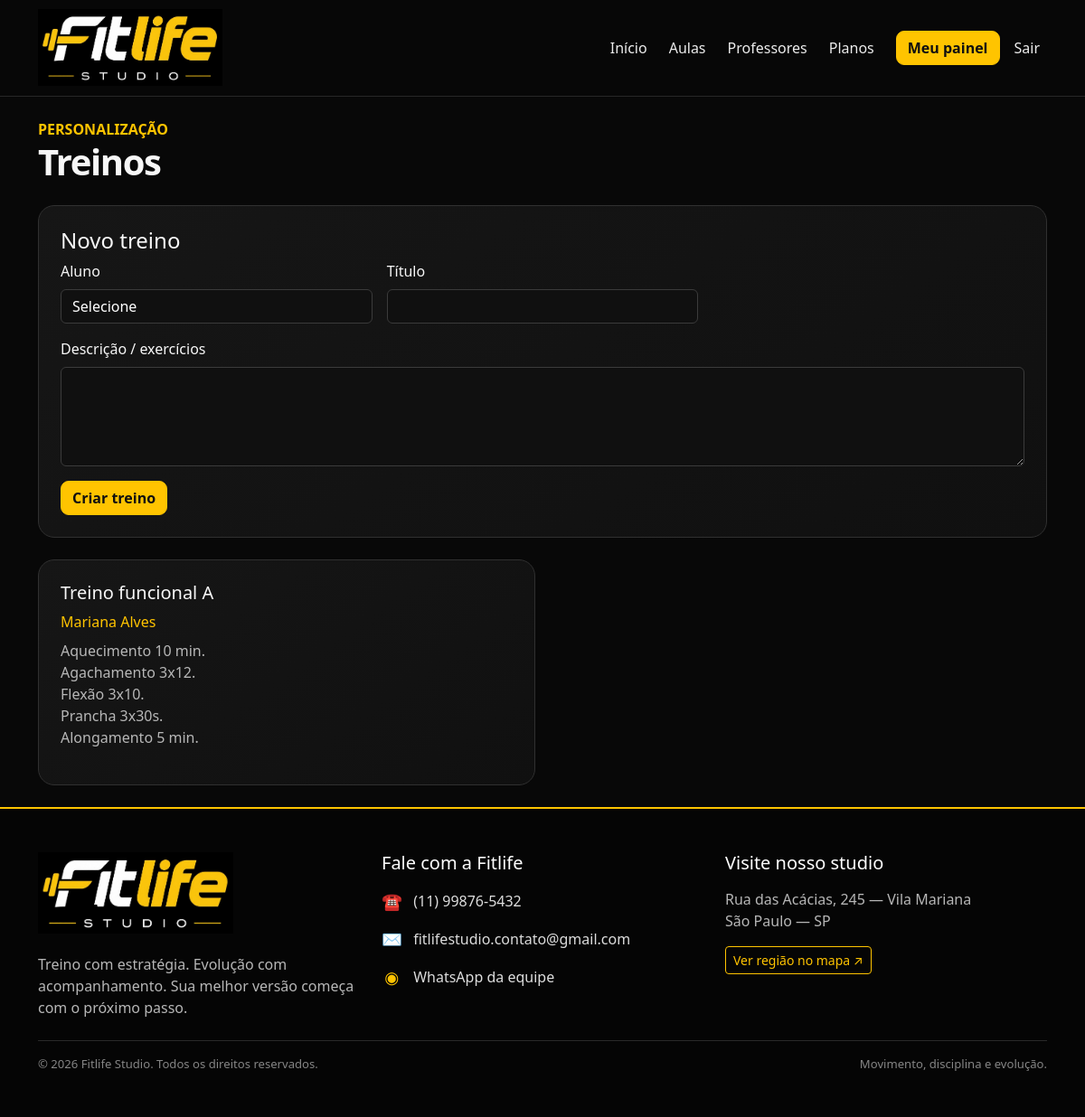
/professor/treinos.php (signed in), run on the app's committed database.
### tables this page shows
CREATE TABLE treinos (
    id INT AUTO_INCREMENT PRIMARY KEY,
    aluno_id INT NOT NULL,
    professor_id INT,
    titulo VARCHAR(150) NOT NULL,
    descricao TEXT NOT NULL,
    criado_em TIMESTAMP DEFAULT CURRENT_TIMESTAMP,
    FOREIGN KEY (aluno_id) REFERENCES alunos(id) ON DELETE CASCADE,
    FOREIGN KEY (professor_id) REFERENCES professores(id) ON DELETE SET NULL
);

CREATE TABLE usuarios (
    id INT AUTO_INCREMENT PRIMARY KEY,
    nome VARCHAR(120) NOT NULL,
    email VARCHAR(160) NOT NULL UNIQUE,
    senha VARCHAR(255) NOT NULL,
    perfil ENUM('admin', 'professor', 'aluno') NOT NULL DEFAULT 'aluno',
    ativo TINYINT(1) NOT NULL DEFAULT 1,
    criado_em TIMESTAMP DEFAULT CURRENT_TIMESTAMP
);

### professor/treinos.php (the view, shortened to what this page needs)
<?php
require __DIR__.'/../config/conexao.php';require __DIR__.'/../includes/auth.php';exigirPerfil('professor');
$stmt=$pdo->prepare("SELECT id FROM professores WHERE usuario_id=?");$stmt->execute([$_SESSION['usuario']['id']]);$pid=$stmt->fetchColumn();
$stmt=$pdo->prepare("SELECT t.titulo,t.descricao,u.nome aluno FROM treinos t JOIN alunos al ON al.id=t.aluno_id JOIN usuarios u ON u.id=al.usuario_id WHERE t.professor_id=? ORDER BY t.criado_em DESC");$stmt->execute([$pid]);$treinos=$stmt->fetchAll();
$titulo='Treinos';include __DIR__.'/../includes/header.php';
?>
<div class="mb-4"><span class="text-fit fw-bold">PERSONALIZAÇÃO</span><h1 class="dashboard-title">Treinos</h1></div>
<div class="fit-card p-4 mb-4"><h4>Novo treino</h4><form method="post" class="row g-3"><div class="col-md-4"><label class="form-label">Aluno</label><select class="form-select" name="aluno_id" required><option value="">Selecione</option><?php foreach($alunos as $a): ?><option value="<?=$a['id']?>"><?=htmlspecialchars($a['nome'])?></option><?php endforeach;?></select></div><div class="col-md-4"><label class="form-label">Título</label><input class="form-control" name="titulo" required></div><div class="col-md-12"><label class="form-label">Descrição / exercícios</label><textarea class="form-control" name="descricao" rows="4" required></textarea></div><div><button class="btn btn-fit">Criar treino</button></div></form></div>
<div class="row g-3"><?php foreach($treinos as $t): ?><div class="col-md-6"><div class="fit-card p-4"><h5><?=htmlspecialchars($t['titulo'])?></h5><div class="text-fit"><?=htmlspecialchars($t['aluno'])?></div><p class="muted mt-2"><?=nl2br(htmlspecialchars($t['descricao']))?></p></div></div><?php endforeach;?></div>
<?php include __DIR__.'/../includes/footer.php'; ?>

### css/style.css (style rules this page uses)
:root { --fit-dark: #080808; --fit-card: #121212; --fit-yellow: #ffc400; --fit-yellow-light: #ffda42; --fit-muted: #b7b7b7; --fit-border: #303030; }
* { box-sizing: border-box; }
html { scroll-behavior: smooth; }
body { background:var(--fit-dark); color:#f7f7f7; min-height:100vh; }
.btn-fit { background:var(--fit-yellow); color:#101010; font-weight:800; border:1px solid var(--fit-yellow); border-radius:9px; transition:transform .2s ease, background .2s ease, box-shadow .2s ease; }
.text-fit { color:var(--fit-yellow); }
.muted { color:var(--fit-muted); }
.fit-card { background:linear-gradient(145deg,#161616,#101010); border:1px solid var(--fit-border); border-radius:18px; transition:border-color .25s ease, transform .25s ease, box-shadow .25s ease; }
.form-control, .form-select { background:#101010; border-color:#3b3b3b; color:#fff; }
.form-control::placeholder { color:#858585; }
.dashboard-title { font-weight:850; letter-spacing:-.035em; }

### data on the page
treinos: titulo "Treino funcional A", usuarios.nome "Mariana Alves", descricao "Aquecimento 10 min. Agachamento 3x12. Flexão 3x10. Prancha 3x30s. Alongamento 5 min."
